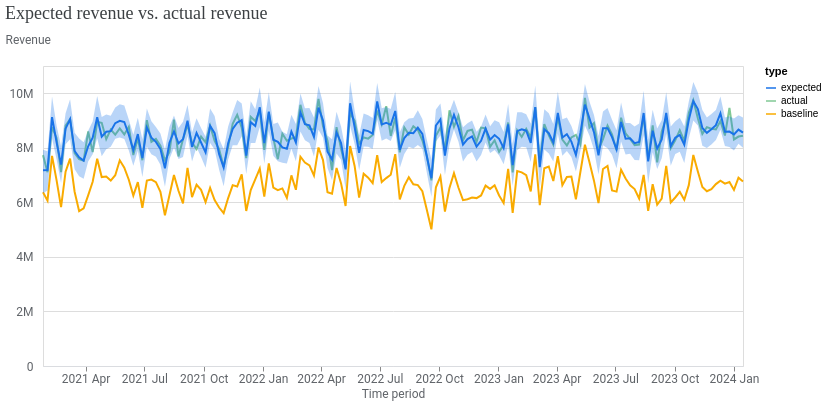

The cell this chart's notebook holds for it:
### Code cell
model_fit = visualizer.ModelFit(mmm)
model_fit.plot_model_fit()

### Figure 1 — Vega-Lite specification as saved in the notebook (floating-point values rounded to 4 significant figures; data arrays with more than 128 entries replaced by an {"elided": "..."} marker saying what was removed)
{"config": {"view": {"continuousWidth": 300, "continuousHeight": 300}, "axis": {"labelColor": "#5F6368", "labelFont": "Roboto", "labelFontSize": 12, "titleColor": "#5F6368", "titleFont": "Roboto", "titleFontSize": 12, "titleFontWeight": "normal"}}, "layer": [{"mark": {"type": "line"}, "encoding": {"color": {"field": "type", "scale": {"domain": ["expected", "actual", "baseline"], "range": ["#1A73E8", "#81C995", "#F9AB00"]}, "type": "nominal"}, "x": {"axis": {"domainColor": "#DADCE0", "format": "%Y %b", "grid": false, "tickCount": 8}, "field": "time", "title": "Time period", "type": "temporal"}, "y": {"axis": {"domain": false, "labelExpr": "replace(format(datum.value, '.3~s'), 'G', 'B')", "labelPadding": 10, "tickCount": 5, "ticks": false, "titleAlign": "left", "titleAngle": 0, "titleY": -20}, "field": "mean", "title": "Revenue", "type": "quantitative"}}}, {"mark": {"type": "area", "opacity": 0.3}, "encoding": {"color": {"field": "type", "legend": null, "scale": {"domain": ["expected"], "range": ["#1A73E8"]}, "type": "nominal"}, "x": {"field": "time", "type": "temporal"}, "y": {"field": "ci_hi", "type": "quantitative"}, "y2": {"field": "ci_lo"}}}], "data": {"name": "data-e2ab93a14ac195d7b930727fd5ec5594"}, "resolve": {"scale": {"color": "independent"}}, "title": {"text": "Expected revenue vs. actual revenue", "anchor": "start", "color": "#3C4043", "font": "Google Sans Display", "fontSize": 18, "fontWeight": "normal", "offset": 10}, "width": 700, "$schema": "https://vega.github.io/schema/vega-lite/v6.1.0.json", "datasets": {"data-e2ab93a14ac195d7b930727fd5ec5594": {"elided": "468 records"}}}
